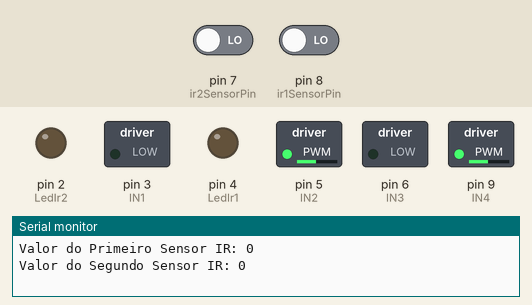
The sketch below on a simulated Arduino Uno, built with avr-gcc and run on an emulated ATmega328P. On the bench: switched loads named in the sketch (green lamp = pin HIGH), output pins drawn as LEDs (lit = HIGH), the last lines printed to the serial monitor. Dashed ring = blinking. The test bench sets the inputs (shaded band); at power-on: pin 7 (ir2SensorPin) LOW, pin 8 (ir1SensorPin) LOW.

Above: at 1.2 s.
1.3 s: pin 7 (ir2SensorPin) driven HIGH
At 1.4 s:
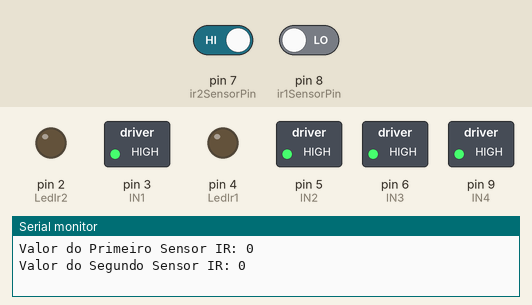
4.3 s: pin 8 (ir1SensorPin) driven HIGH
At 5.1 s:
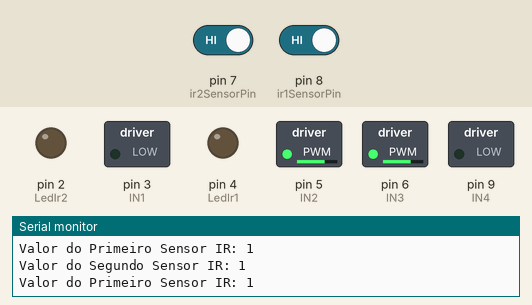
7.3 s: pin 7 (ir2SensorPin) driven LOW
At 7.48 s:
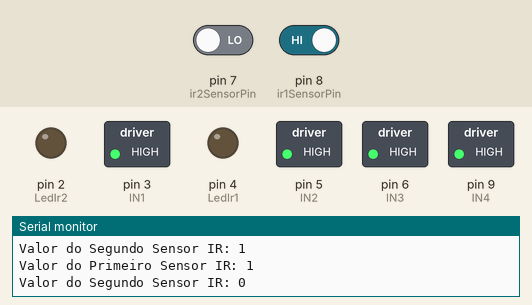
10.3 s: pin 7 (ir2SensorPin) driven HIGH and pin 8 (ir1SensorPin) driven LOW
13.3 s: pin 8 (ir1SensorPin) driven HIGH
At 14.6 s:
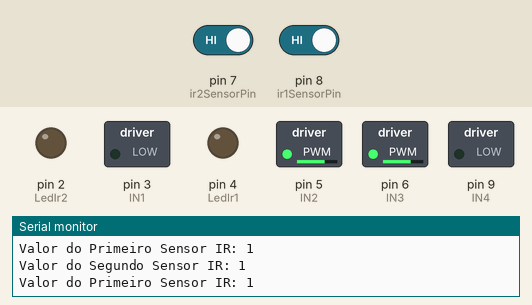
16.3 s: pin 8 (ir1SensorPin) driven LOW
At 16.52 s:
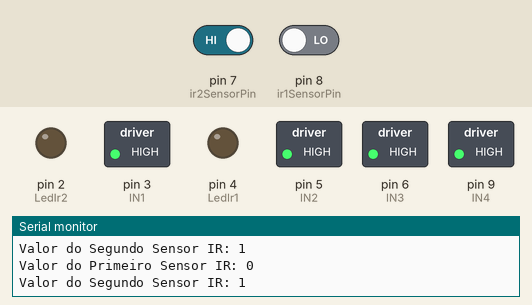
Timing chart, 0 to 20.3 s (numbered marks = the images above; inputs shaded):
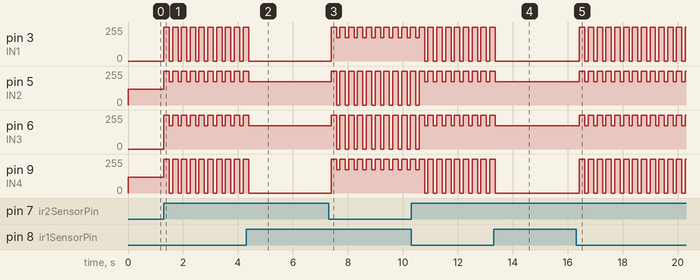

The sketch:

AGV_segueLinha.ino
```cpp
int LedIr1 = 4;
int LedIr2 = 2;
int IN1 = 3;
int IN2 = 5;
int IN3 = 6;
int IN4 = 9;
int enable1 = 12;
int enable2 = 13;
int ir1SensorPin = 8; // Pino digital do primeiro sensor IR
int ir2SensorPin = 7; // Pino digital do segundo sensor IR

void setup() {
  // Inicia a comunicação serial para monitoramento
  Serial.begin(9600);

  // Define os pinos como saída
  pinMode(IN1, OUTPUT);
  pinMode(IN2, OUTPUT);
  pinMode(IN3, OUTPUT);
  pinMode(IN4, OUTPUT);
  digitalWrite(enable1, HIGH);
  digitalWrite(enable2, HIGH);

  pinMode(ir1SensorPin, INPUT); // Configura o pino do primeiro sensor IR como entrada digital
  pinMode(ir2SensorPin, INPUT); // Configura o pino do segundo sensor IR como entrada digital

  //Leds para monitorar o movimento dos motores
  pinMode(LedIr1, OUTPUT);
  pinMode(LedIr2, OUTPUT);
}

void loop() {
  int ir1Value = digitalRead(ir1SensorPin); // Lê o valor do primeiro sensor IR (HIGH ou LOW)
  int ir2Value = digitalRead(ir2SensorPin); // Lê o valor do segundo sensor IR (HIGH ou LOW)

  digitalWrite(LedIr1, LOW);
  digitalWrite(LedIr2, LOW);

  // Imprime os valores dos sensores para o monitor serial
  Serial.print("Valor do Primeiro Sensor IR: ");
  Serial.println(ir1Value);
  Serial.print("Valor do Segundo Sensor IR: ");
  Serial.println(ir2Value);

  // Move para frente enquanto ambos os sensores IR detectam a linha
  while (ir1Value == LOW && ir2Value == LOW) {
    moverFrente(120); // Velocidade média para frente
    ir1Value = digitalRead(ir1SensorPin); // Atualiza o valor do primeiro sensor IR
    ir2Value = digitalRead(ir2SensorPin); // Atualiza o valor do segundo sensor IR
  }

  // Vira à direita se apenas o ir1 detectar a linha
  if (ir1Value == HIGH && ir2Value == LOW) {
    pararMotores();
    delay(200);
    virarDireita(175);
    delay(120);
    ir1Value = digitalRead(ir1SensorPin); // Atualiza o valor do primeiro sensor IR
    ir2Value = digitalRead(ir2SensorPin); // Atualiza o valor do segundo sensor IR
  }

  // Vira à esquerda se apenas o ir2 detectar a linha
  if (ir1Value == LOW && ir2Value == HIGH) {
    pararMotores();
    delay(200);
    virarEsquerda(175);
    delay(120);
    ir1Value = digitalRead(ir1SensorPin); // Atualiza o valor do primeiro sensor IR
    ir2Value = digitalRead(ir2SensorPin); // Atualiza o valor do segundo sensor IR
  }


}


// Funções para movimentação do AGV
void moverFrente(int velocidade) {
  digitalWrite(IN1, LOW);
  analogWrite(IN2, velocidade);
  digitalWrite(IN3, LOW);
  analogWrite(IN4, velocidade);
}

void virarDireita(int velocidade) {
  analogWrite(IN1, velocidade);
  digitalWrite(IN2, LOW);
  digitalWrite(IN3, LOW);
  analogWrite(IN4, velocidade);
}

void virarEsquerda(int velocidade) {
  digitalWrite(IN1, LOW);
  analogWrite(IN2, velocidade);
  analogWrite(IN3, velocidade);
  digitalWrite(IN4, LOW);
}

void pararMotores() {
  digitalWrite(IN1, HIGH);
  digitalWrite(IN2, HIGH);
  digitalWrite(IN3, HIGH);
  digitalWrite(IN4, HIGH);
}
```

Measured:
- after the input at 1.3 s, pin 3 (IN1), pin 9 (IN4): alternates 255/255 for 0.20 s and 0/255 for 0.12 s, starting at once; pin 5 (IN2), pin 6 (IN3): alternates 255/255 for 0.20 s and 175/255 for 0.12 s, starting at once
- after the input at 4.3 s, pin 3 (IN1), pin 9 (IN4): goes on until 4.4 s, then stays 0/255; pin 5 (IN2), pin 6 (IN3): goes on until 4.4 s, then stays 175/255
- after the input at 7.3 s, pin 3 (IN1), pin 9 (IN4): alternates 255/255 for 0.20 s and 175/255 for 0.12 s, starting after 0.09 s; pin 5 (IN2), pin 6 (IN3): alternates 255/255 for 0.20 s and 0/255 for 0.12 s, starting after 0.09 s
- after the input at 13.3 s, pin 3 (IN1), pin 9 (IN4): goes on until 13.4 s, then stays 0/255; pin 5 (IN2), pin 6 (IN3): goes on until 13.4 s, then stays 175/255
- after the input at 16.3 s, pin 3 (IN1), pin 9 (IN4): alternates 255/255 for 0.20 s and 0/255 for 0.12 s, starting after 0.12 s; pin 5 (IN2), pin 6 (IN3): alternates 255/255 for 0.20 s and 175/255 for 0.12 s, starting after 0.12 s
